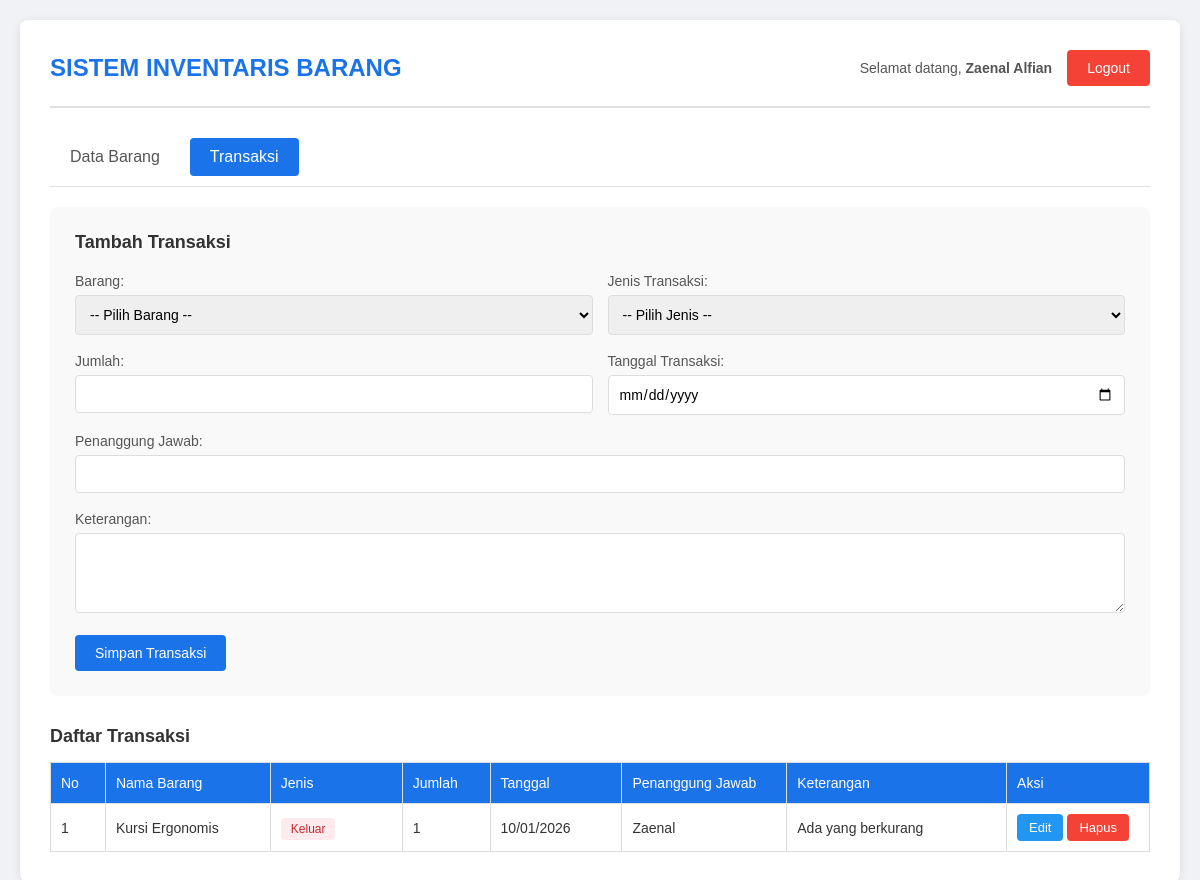
Screenshot of /sample/transaksi.php (signed in) with the database file from the repository.
### tables this page shows
CREATE TABLE `transactions` (
  `id` int(11) NOT NULL,
  `item_id` int(11) NOT NULL,
  `jenis_transaksi` enum('masuk','keluar') NOT NULL,
  `jumlah` int(11) NOT NULL,
  `tanggal_transaksi` date NOT NULL,
  `keterangan` text DEFAULT NULL,
  `penanggung_jawab` varchar(100) NOT NULL
);

CREATE TABLE `items` (
  `id` int(50) NOT NULL,
  `kode_barang` varchar(50) NOT NULL,
  `nama_barang` varchar(100) NOT NULL,
  `kategori` varchar(100) NOT NULL,
  `lokasi` varchar(100) DEFAULT NULL,
  `jumlah` int(200) NOT NULL,
  `kondisi` varchar(20) DEFAULT NULL,
  `tanggal_masuk` date NOT NULL,
  `harga_satuan` decimal(10,2) DEFAULT 0.00
);

### sample/transaksi.php (the view, shortened to what this page needs)
<?php
include 'koneksi.php';
$id = "";
$jumlah = "";
$tanggal_transaksi = "";
$keterangan = "";
$penanggung_jawab = "";
?>
<!DOCTYPE html>
<html lang="id">
<head>
    <link rel="stylesheet" href="styles/style.css">
</head>
<body>
    <div class="container">
        <div class="header">
            <h2>SISTEM INVENTARIS BARANG</h2>
            <div class="user-info">
                <span>Selamat datang, <strong><?= $_SESSION['nama_lengkap']; ?></strong></span>
                <a href="logout.php" class="btn btn-danger">Logout</a>
            </div>
        </div>
        <div class="nav-menu">
            <a href="index.php">Data Barang</a>
            <a href="transaksi.php" class="active">Transaksi</a>
        </div>
        <div class="form-section">
            <h3><?php echo $id ? "Edit Transaksi" : "Tambah Transaksi"; ?></h3>
            <form action="proses_transaksi.php" method="POST">
                <div class="form-row">
                    <div class="form-group">
                        <label for="item_id">Barang:</label>
                        <select id="item_id" name="item_id" required>
                            <option value="">-- Pilih Barang --</option>
                        </select>
                    </div>
                    <div class="form-group">
                        <label for="jenis_transaksi">Jenis Transaksi:</label>
                        <select id="jenis_transaksi" name="jenis_transaksi" required>
                            <option value="">-- Pilih Jenis --</option>
                        </select>
                    </div>
                </div>
                <div class="form-row">
                    <div class="form-group">
                        <label for="jumlah">Jumlah:</label>
                        <input type="number" id="jumlah" name="jumlah" value="<?= $jumlah; ?>" min="1" required>
                    </div>
                    <div class="form-group">
                        <label for="tanggal_transaksi">Tanggal Transaksi:</label>
                        <input type="date" id="tanggal_transaksi" name="tanggal_transaksi" value="<?= $tanggal_transaksi; ?>" required>
                    </div>
                </div>
                <div class="form-group">
                    <label for="penanggung_jawab">Penanggung Jawab:</label>
                    <input type="text" id="penanggung_jawab" name="penanggung_jawab" value="<?= $penanggung_jawab; ?>" required>
                </div>
                <div class="form-group">
                    <label for="keterangan">Keterangan:</label>
                    <textarea id="keterangan" name="keterangan"><?= $keterangan; ?></textarea>
                </div>
                <button type="submit" name="<?= $id ? 'update' : 'simpan'; ?>" class="btn btn-primary">
                    <?= $id ? 'Update Transaksi' : 'Simpan Transaksi'; ?>
                </button>
            </form>
        </div>
        <div class="table-section">
            <h3>Daftar Transaksi</h3>
            <table>
                <thead>
                    <tr>
                        <th style="width: 5%;">No</th>
                        <th style="width: 15%;">Nama Barang</th>
                        <th style="width: 12%;">Jenis</th>
                        <th style="width: 8%;">Jumlah</th>
                        <th style="width: 12%;">Tanggal</th>
                        <th style="width: 15%;">Penanggung Jawab</th>
                        <th style="width: 20%;">Keterangan</th>
                        <th style="width: 13%;">Aksi</th>
                    </tr>
                </thead>
                <tbody>
                    <?php
                    $query = "SELECT t.*, i.nama_barang, i.kode_barang
                              FROM transactions t
                              JOIN items i ON t.item_id = i.id
                              ORDER BY t.id DESC";
                    $result = mysqli_query($koneksi, $query);
                    if (mysqli_num_rows($result) > 0) {
                        $no = 1;
                        while ($row = mysqli_fetch_assoc($result)) {
                            $jenis_class = $row['jenis_transaksi'] == 'masuk' ? 'badge-success' : 'badge-danger';
                            $jenis_text = $row['jenis_transaksi'] == 'masuk' ? 'Masuk' : 'Keluar';
                            echo "<tr>";
                            echo "<td>" . $no++ . "</td>";
                            echo "<td>" . $row['nama_barang'] . "</td>";
                            echo "<td><span class='badge " . $jenis_class . "'>" . $jenis_text . "</span></td>";
                            echo "<td>" . $row['jumlah'] . "</td>";
                            echo "<td>" . date('d/m/Y', strtotime($row['tanggal_transaksi'])) . "</td>";
                            echo "<td>" . $row['penanggung_jawab'] . "</td>";
                            echo "<td>" . ($row['keterangan'] ? $row['keterangan'] : '-') . "</td>";
                            echo "<td>
                                    <a href='transaksi.php?edit=" . $row['id'] . "' class='btn btn-edit'>Edit</a>
                                    <a href='proses_transaksi.php?hapus=" . $row['id'] . "' class='btn btn-delete' onclick='return confirm(\"Yakin ingin menghapus?\");'>Hapus</a>
                                  </td>";
                            echo "</tr>";
                        }
                    } else {
                        echo "<tr><td colspan='8' class='text-center'>Tidak ada data</td></tr>";
                    }
                    ?>
                </tbody>
            </table>
        </div>
    </div>
</body>
</html>

### sample/styles/style.css (style rules this page uses)
* { margin: 0; padding: 0; box-sizing: border-box; }
body { font-family: Arial, sans-serif; background: #f0f2f5; padding: 20px; }
.container { max-width: 1200px; margin: 0 auto; background: white; padding: 30px; border-radius: 8px; box-shadow: 0 2px 8px rgba(0, 0, 0, 0.1); }
.header { display: flex; justify-content: space-between; align-items: center; margin-bottom: 30px; padding-bottom: 20px; border-bottom: 2px solid #e0e0e0; }
.header h2 { color: #1a73e8; font-size: 24px; margin: 0; }
.user-info { display: flex; align-items: center; gap: 15px; }
.user-info span { color: #555; font-size: 14px; }
.nav-menu { display: flex; gap: 10px; margin-bottom: 20px; border-bottom: 1px solid #e0e0e0; padding-bottom: 10px; }
.nav-menu a { padding: 10px 20px; text-decoration: none; color: #555; border-radius: 4px; transition: all 0.3s; }
.nav-menu a.active { background: #1a73e8; color: white; }
.btn { padding: 10px 20px; border: none; border-radius: 4px; cursor: pointer; font-size: 14px; text-decoration: none; display: inline-block; }
.btn-primary { background: #1a73e8; color: white; }
.btn-danger { background: #f44336; color: white; }
.btn-edit { background: #2196F3; color: white; padding: 6px 12px; font-size: 13px; }
.btn-delete { background: #f44336; color: white; padding: 6px 12px; font-size: 13px; }
.form-section { background: #f9f9f9; padding: 25px; border-radius: 8px; margin-bottom: 30px; }
.form-section h3 { color: #333; margin-bottom: 20px; font-size: 18px; }
.form-group { margin-bottom: 18px; }
.form-row { display: grid; grid-template-columns: repeat(2, 1fr); gap: 15px; }
label { display: block; margin-bottom: 6px; color: #555; font-size: 14px; font-weight: 500; }
input[type="text"], input[type="number"], input[type="date"], select, textarea { width: 100%; padding: 10px; border: 1px solid #ddd; border-radius: 4px; font-size: 14px; font-family: Arial, sans-serif; }
textarea { resize: vertical; min-height: 80px; }
.table-section h3 { color: #333; margin-bottom: 15px; font-size: 18px; }
table { width: 100%; border-collapse: collapse; margin-top: 10px; }
table, th, td { border: 1px solid #ddd; }
th { background: #1a73e8; color: white; padding: 12px 10px; text-align: left; font-size: 14px; font-weight: 500; }
td { padding: 10px; font-size: 14px; color: #333; }
.badge { padding: 4px 10px; border-radius: 4px; font-size: 12px; font-weight: 500; }
.badge-danger { background: #ffebee; color: #c62828; }

### rows the page displays
transactions: item.nama_barang "Kursi Ergonomis", jenis_transaksi "Keluar", jumlah "1", tanggal_transaksi "10/01/2026", penanggung_jawab "Zaenal", keterangan "Ada yang berkurang"

### other values shown
$_SESSION['nama_lengkap'] "Zaenal Alfian"
